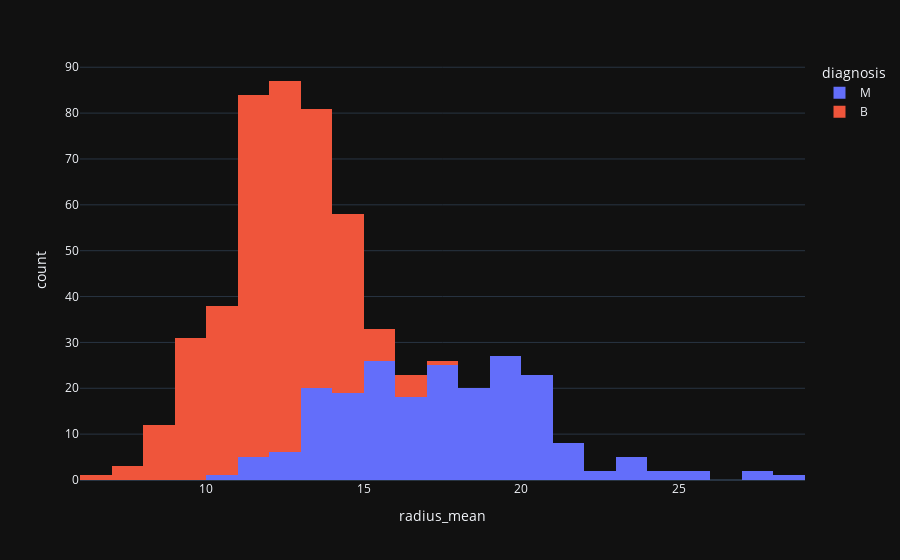

Notebook code cell kept with this figure:
### Code cell
fig = px.histogram(
    df,
    x='radius_mean',
    color='diagnosis',
    template = 'plotly_dark')
fig.show()

### Figure 1 — Plotly figure (JSON) as saved in the notebook; plotly's stock layout.template omitted (floating-point values rounded to 4 significant figures; data arrays with more than 128 entries replaced by an {"elided": "..."} marker saying what was removed)
{"data": [{"bingroup": "x", "hovertemplate": "diagnosis=M<br>radius_mean=%{x}<br>count=%{y}<extra></extra>", "legendgroup": "M", "marker": {"color": "#636efa", "pattern": {"shape": ""}}, "name": "M", "orientation": "v", "showlegend": true, "type": "histogram", "x": {"elided": "212 float values"}, "xaxis": "x", "yaxis": "y"}, {"bingroup": "x", "hovertemplate": "diagnosis=B<br>radius_mean=%{x}<br>count=%{y}<extra></extra>", "legendgroup": "B", "marker": {"color": "#EF553B", "pattern": {"shape": ""}}, "name": "B", "orientation": "v", "showlegend": true, "type": "histogram", "x": {"elided": "357 float values"}, "xaxis": "x", "yaxis": "y"}], "layout": {"barmode": "relative", "legend": {"title": {"text": "diagnosis"}, "tracegroupgap": 0}, "margin": {"t": 60}, "xaxis": {"anchor": "y", "domain": [0, 1], "title": {"text": "radius_mean"}}, "yaxis": {"anchor": "x", "domain": [0, 1], "title": {"text": "count"}}}}
